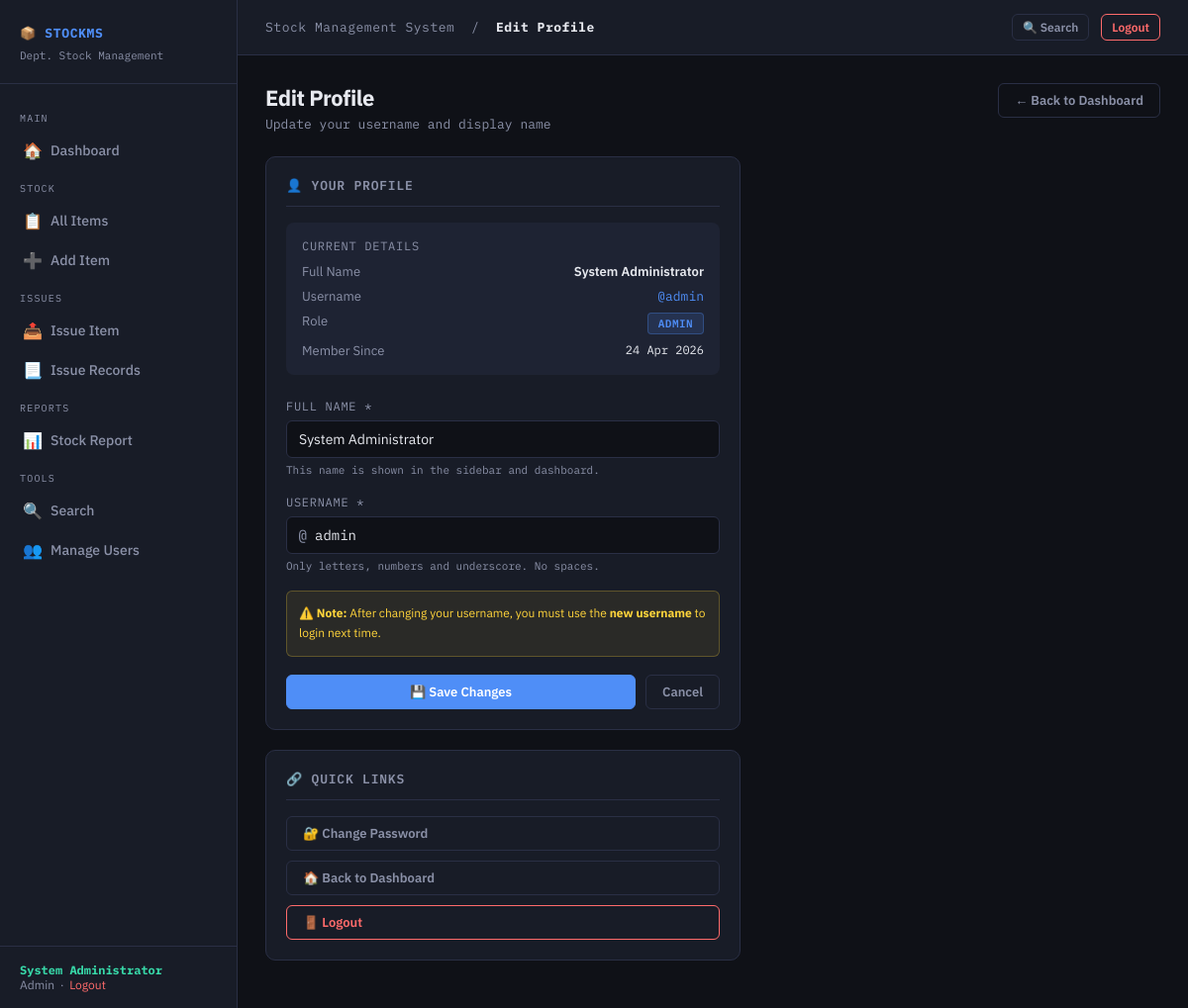
Screenshot of /admin/edit_profile.php (signed in) with the database file from the repository.
### tables this page shows
CREATE TABLE IF NOT EXISTS users (
    id INT AUTO_INCREMENT PRIMARY KEY,
    username VARCHAR(100) NOT NULL UNIQUE,
    password VARCHAR(255) NOT NULL,
    full_name VARCHAR(150) NOT NULL,
    role ENUM('admin', 'staff') DEFAULT 'staff',
    created_at TIMESTAMP DEFAULT CURRENT_TIMESTAMP
);

### admin/edit_profile.php (the view, shortened to what this page needs)
<?php
require_once '../config.php';
$user_id = $_SESSION['user_id'];
$result = $conn->query("SELECT * FROM users WHERE id = $user_id");
$user   = $result->fetch_assoc();
include '../includes/sidebar.php';
?>
<div class="page-header">
    <div>
        <h1>Edit Profile</h1>
        <p>Update your username and display name</p>
    </div>
    <a href="<?= BASE_URL ?>dashboard.php" class="btn btn-outline">← Back to Dashboard</a>
</div>
<div style="max-width:480px;">
    <div class="card">
        <div class="card-title">👤 Your Profile</div>
        <div style="background:var(--bg3);border-radius:8px;padding:16px;margin-bottom:24px;">
            <div style="font-size:12px;color:var(--text2);font-family:var(--mono);margin-bottom:10px;letter-spacing:0.06em;text-transform:uppercase;">Current Details</div>
            <div style="display:flex;flex-direction:column;gap:8px;">
                <div style="display:flex;justify-content:space-between;font-size:13px;">
                    <span style="color:var(--text2);">Full Name</span>
                    <span style="color:var(--text);font-weight:600;"><?= htmlspecialchars($user['full_name']) ?></span>
                </div>
                <div style="display:flex;justify-content:space-between;font-size:13px;">
                    <span style="color:var(--text2);">Username</span>
                    <span style="color:var(--accent);font-family:var(--mono);">@<?= htmlspecialchars($user['username']) ?></span>
                </div>
                <div style="display:flex;justify-content:space-between;font-size:13px;">
                    <span style="color:var(--text2);">Role</span>
                    <span class="badge <?= $user['role'] === 'admin' ? 'badge-blue' : 'badge-gray' ?>"><?= ucfirst($user['role']) ?></span>
                </div>
                <div style="display:flex;justify-content:space-between;font-size:13px;">
                    <span style="color:var(--text2);">Member Since</span>
                    <span style="color:var(--text);font-family:var(--mono);font-size:12px;"><?= date('d M Y', strtotime($user['created_at'])) ?></span>
                </div>
            </div>
        </div>
        <form method="POST" action="">
            <div class="form-group">
                <label>Full Name *</label>
                <input type="text" name="full_name" class="form-control"
                       placeholder="e.g. Dr. Ramesh Kumar"
                       value="<?= htmlspecialchars($_POST['full_name'] ?? $user['full_name']) ?>"
                       required>
                <div style="font-size:11px;color:var(--text2);margin-top:5px;font-family:var(--mono);">
                    This name is shown in the sidebar and dashboard.
                </div>
            </div>
            <div class="form-group">
                <label>Username *</label>
                <div style="position:relative;">
                    <span style="position:absolute;left:12px;top:50%;transform:translateY(-50%);color:var(--text2);font-family:var(--mono);">@</span>
                    <input type="text" name="username" class="form-control"
                           placeholder="e.g. admin123"
                           value="<?= htmlspecialchars($_POST['username'] ?? $user['username']) ?>"
                           style="padding-left:28px;font-family:var(--mono);"
                           oninput="checkUsername(this.value)"
                           required>
                </div>
                <div id="username-hint" style="font-size:11px;margin-top:5px;font-family:var(--mono);color:var(--text2);">
                    Only letters, numbers and underscore. No spaces.
                </div>
            </div>
            <div style="background:rgba(255,212,59,0.08);border:1px solid rgba(255,212,59,0.25);border-radius:6px;padding:12px;margin-bottom:18px;font-size:12px;color:var(--warning);line-height:1.7;">
                ⚠️ <strong>Note:</strong> After changing your username, you must use the <strong>new username</strong> to login next time.
            </div>
            <div style="display:flex;gap:10px;">
                <button type="submit" class="btn btn-primary" style="flex:1;justify-content:center;">
                    💾 Save Changes
                </button>
                <a href="<?= BASE_URL ?>dashboard.php" class="btn btn-outline">Cancel</a>
            </div>
        </form>
    </div>
    <div class="card">
        <div class="card-title">🔗 Quick Links</div>
        <div style="display:flex;flex-direction:column;gap:10px;">
            <a href="change_password.php" class="btn btn-outline" style="justify-content:flex-start;gap:10px;">
                🔐 Change Password
            </a>
            <a href="<?= BASE_URL ?>dashboard.php" class="btn btn-outline" style="justify-content:flex-start;gap:10px;">
                🏠 Back to Dashboard
            </a>
            <a href="<?= BASE_URL ?>logout.php" class="btn btn-danger" style="justify-content:flex-start;gap:10px;">
                🚪 Logout
            </a>
        </div>
    </div>
</div>
<?php include '../includes/footer.php'; ?>

### assets/css/style.css (style rules this page uses)
:root { --bg: #0f1117; --bg2: #181c27; --bg3: #1e2333; --border: #2a2f45; --accent: #4f8ef7; --accent2: #38d9a9; --danger: #ff6b6b; --warning: #ffd43b; --text: #e8eaf0; --text2: #8b91a8; --card: #181c27; --radius: 10px; --mono: 'IBM Plex Mono', monospace; --sans: 'IBM Plex Sans', sans-serif; }
* { box-sizing: border-box; margin: 0; padding: 0; }
body { font-family: var(--sans); background: var(--bg); color: var(--text); min-height: 100vh; display: flex; }
a { color: var(--accent); text-decoration: none; }
.page-header { margin-bottom: 24px; display: flex; align-items: flex-start; justify-content: space-between; gap: 16px; flex-wrap: wrap; }
.page-header h1 { font-size: 22px; font-weight: 700; color: var(--text); letter-spacing: -0.02em; }
.page-header p { font-size: 13px; color: var(--text2); margin-top: 4px; font-family: var(--mono); }
.card { background: var(--card); border: 1px solid var(--border); border-radius: var(--radius); padding: 20px; margin-bottom: 20px; }
.card-title { font-size: 13px; font-weight: 600; letter-spacing: 0.06em; text-transform: uppercase; color: var(--text2); font-family: var(--mono); margin-bottom: 16px; padding-bottom: 12px; border-bottom: 1px solid var(--border); }
.badge { display: inline-block; padding: 3px 10px; border-radius: 4px; font-size: 11px; font-family: var(--mono); font-weight: 600; letter-spacing: 0.04em; text-transform: uppercase; }
.badge-blue { background: rgba(79,142,247,0.15); color: var(--accent); border: 1px solid rgba(79,142,247,0.3); }
.btn { display: inline-flex; align-items: center; gap: 6px; padding: 8px 16px; border-radius: 6px; font-size: 13px; font-weight: 600; cursor: pointer; border: 1px solid transparent; transition: all 0.15s; font-family: var(--sans); text-decoration: none; white-space: nowrap; }
.btn-primary { background: var(--accent); color: #fff; border-color: var(--accent); }
.btn-danger { background: transparent; color: var(--danger); border-color: var(--danger); }
.btn-outline { background: transparent; color: var(--text2); border-color: var(--border); }
.form-group { margin-bottom: 18px; }
.form-group label { display: block; font-size: 12px; font-family: var(--mono); color: var(--text2); letter-spacing: 0.06em; text-transform: uppercase; margin-bottom: 7px; }
.form-control { width: 100%; background: var(--bg); border: 1px solid var(--border); border-radius: 6px; padding: 9px 12px; color: var(--text); font-size: 14px; font-family: var(--sans); transition: border-color 0.15s; outline: none; }

### rows the page displays
users: full_name "System Administrator", username "admin", role "ADMIN", created_at "24 Apr 2026"

### other values shown
$_SESSION['full_name'] "System Administrator"
$_SESSION['role'] "Admin"
SITE_NAME "Stock Management System"
$page_title "Edit Profile"
